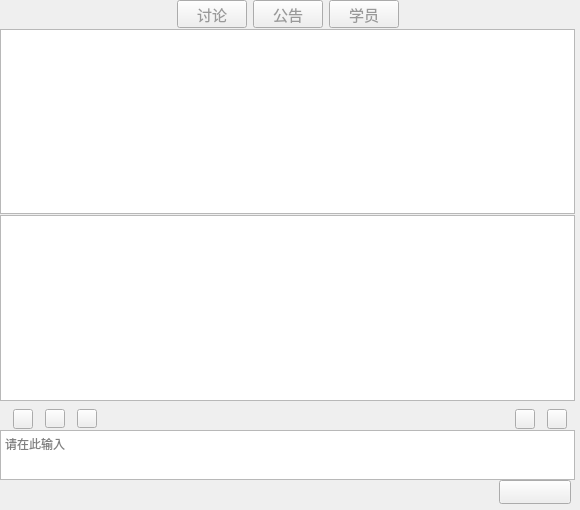
<?xml version="1.0" encoding="UTF-8"?>
<ui version="4.0">
 <class>UIChatRoom</class>
 <widget class="QWidget" name="UIChatRoom">
  <property name="geometry">
   <rect>
    <x>0</x>
    <y>0</y>
    <width>580</width>
    <height>510</height>
   </rect>
  </property>
  <property name="windowTitle">
   <string>UIChatRoom</string>
  </property>
  <layout class="QHBoxLayout" name="horizontalLayout_4">
   <property name="leftMargin">
    <number>0</number>
   </property>
   <property name="topMargin">
    <number>0</number>
   </property>
   <property name="rightMargin">
    <number>5</number>
   </property>
   <property name="bottomMargin">
    <number>5</number>
   </property>
   <item>
    <layout class="QVBoxLayout" name="verticalLayout">
     <property name="spacing">
      <number>1</number>
     </property>
     <item>
      <layout class="QHBoxLayout" name="horizontalLayout_3">
       <property name="spacing">
        <number>0</number>
       </property>
       <property name="leftMargin">
        <number>0</number>
       </property>
       <property name="topMargin">
        <number>0</number>
       </property>
       <item>
        <widget class="QWidget" name="header_widget" native="true">
         <property name="minimumSize">
          <size>
           <width>20</width>
           <height>0</height>
          </size>
         </property>
         <layout class="QHBoxLayout" name="horizontalLayout_7">
          <property name="leftMargin">
           <number>0</number>
          </property>
          <property name="topMargin">
           <number>0</number>
          </property>
          <property name="rightMargin">
           <number>0</number>
          </property>
          <property name="bottomMargin">
           <number>0</number>
          </property>
          <item>
           <spacer name="horizontalSpacer_3">
            <property name="orientation">
             <enum>Qt::Horizontal</enum>
            </property>
            <property name="sizeHint" stdset="0">
             <size>
              <width>40</width>
              <height>20</height>
             </size>
            </property>
           </spacer>
          </item>
          <item>
           <widget class="QPushButton" name="button_talk">
            <property name="sizePolicy">
             <sizepolicy hsizetype="Maximum" vsizetype="Maximum">
              <horstretch>0</horstretch>
              <verstretch>0</verstretch>
             </sizepolicy>
            </property>
            <property name="minimumSize">
             <size>
              <width>70</width>
              <height>28</height>
             </size>
            </property>
            <property name="maximumSize">
             <size>
              <width>70</width>
              <height>28</height>
             </size>
            </property>
            <property name="font">
             <font>
              <family>微软雅黑</family>
              <pointsize>11</pointsize>
             </font>
            </property>
            <property name="cursor">
             <cursorShape>PointingHandCursor</cursorShape>
            </property>
            <property name="styleSheet">
             <string notr="true">color: rgb(153, 153, 153);</string>
            </property>
            <property name="text">
             <string>讨论</string>
            </property>
            <property name="flat">
             <bool>false</bool>
            </property>
           </widget>
          </item>
          <item>
           <widget class="QPushButton" name="button_proclamation">
            <property name="sizePolicy">
             <sizepolicy hsizetype="Maximum" vsizetype="Maximum">
              <horstretch>0</horstretch>
              <verstretch>0</verstretch>
             </sizepolicy>
            </property>
            <property name="minimumSize">
             <size>
              <width>70</width>
              <height>28</height>
             </size>
            </property>
            <property name="maximumSize">
             <size>
              <width>70</width>
              <height>28</height>
             </size>
            </property>
            <property name="font">
             <font>
              <family>微软雅黑</family>
              <pointsize>11</pointsize>
             </font>
            </property>
            <property name="cursor">
             <cursorShape>PointingHandCursor</cursorShape>
            </property>
            <property name="styleSheet">
             <string notr="true">color: rgb(153, 153, 153);</string>
            </property>
            <property name="text">
             <string>公告</string>
            </property>
            <property name="flat">
             <bool>false</bool>
            </property>
           </widget>
          </item>
          <item>
           <widget class="QPushButton" name="button_studentList">
            <property name="sizePolicy">
             <sizepolicy hsizetype="Maximum" vsizetype="Maximum">
              <horstretch>0</horstretch>
              <verstretch>0</verstretch>
             </sizepolicy>
            </property>
            <property name="minimumSize">
             <size>
              <width>70</width>
              <height>28</height>
             </size>
            </property>
            <property name="maximumSize">
             <size>
              <width>70</width>
              <height>28</height>
             </size>
            </property>
            <property name="font">
             <font>
              <family>微软雅黑</family>
              <pointsize>11</pointsize>
             </font>
            </property>
            <property name="cursor">
             <cursorShape>PointingHandCursor</cursorShape>
            </property>
            <property name="styleSheet">
             <string notr="true">color: rgb(153, 153, 153);</string>
            </property>
            <property name="text">
             <string>学员</string>
            </property>
            <property name="flat">
             <bool>false</bool>
            </property>
           </widget>
          </item>
          <item>
           <spacer name="horizontalSpacer_2">
            <property name="orientation">
             <enum>Qt::Horizontal</enum>
            </property>
            <property name="sizeHint" stdset="0">
             <size>
              <width>40</width>
              <height>20</height>
             </size>
            </property>
           </spacer>
          </item>
         </layout>
        </widget>
       </item>
      </layout>
     </item>
     <item>
      <widget class="personList" name="student_list">
       <property name="styleSheet">
        <string notr="true"/>
       </property>
      </widget>
     </item>
     <item>
      <widget class="AnimatedTextBrowser" name="text_talk">
       <property name="styleSheet">
        <string notr="true">border-image: url(:/LoginWindow/images/AuxiliaryPanelBack.png);</string>
       </property>
       <property name="html">
        <string>&lt;!DOCTYPE HTML PUBLIC &quot;-//W3C//DTD HTML 4.0//EN&quot; &quot;http://www.w3.org/TR/REC-html40/strict.dtd&quot;&gt;
&lt;html&gt;&lt;head&gt;&lt;meta name=&quot;qrichtext&quot; content=&quot;1&quot; /&gt;&lt;style type=&quot;text/css&quot;&gt;
p, li { white-space: pre-wrap; }
&lt;/style&gt;&lt;/head&gt;&lt;body style=&quot; font-family:'SimSun'; font-size:9pt; font-weight:400; font-style:normal;&quot;&gt;
&lt;p style=&quot;-qt-paragraph-type:empty; margin-top:0px; margin-bottom:0px; margin-left:0px; margin-right:0px; -qt-block-indent:0; text-indent:0px;&quot;&gt;&lt;br /&gt;&lt;/p&gt;&lt;/body&gt;&lt;/html&gt;</string>
       </property>
      </widget>
     </item>
     <item>
      <widget class="QWidget" name="msgRecord" native="true">
       <widget class="myLabel" name="timeShow">
        <property name="geometry">
         <rect>
          <x>25</x>
          <y>9</y>
          <width>90</width>
          <height>20</height>
         </rect>
        </property>
        <property name="font">
         <font>
          <family>微软雅黑</family>
          <pointsize>11</pointsize>
         </font>
        </property>
        <property name="styleSheet">
         <string notr="true">color: rgb(94,209,249);</string>
        </property>
        <property name="text">
         <string/>
        </property>
        <property name="alignment">
         <set>Qt::AlignCenter</set>
        </property>
       </widget>
       <widget class="QToolButton" name="toolButton_1">
        <property name="geometry">
         <rect>
          <x>5</x>
          <y>12</y>
          <width>20</width>
          <height>16</height>
         </rect>
        </property>
        <property name="font">
         <font>
          <family>微软雅黑</family>
          <pointsize>12</pointsize>
         </font>
        </property>
        <property name="cursor">
         <cursorShape>PointingHandCursor</cursorShape>
        </property>
        <property name="styleSheet">
         <string notr="true">border-image: url(:/LoginWindow/images/left.png);</string>
        </property>
        <property name="text">
         <string/>
        </property>
       </widget>
       <widget class="QToolButton" name="toolButton_2">
        <property name="geometry">
         <rect>
          <x>115</x>
          <y>12</y>
          <width>20</width>
          <height>16</height>
         </rect>
        </property>
        <property name="font">
         <font>
          <family>微软雅黑</family>
          <pointsize>12</pointsize>
         </font>
        </property>
        <property name="cursor">
         <cursorShape>PointingHandCursor</cursorShape>
        </property>
        <property name="styleSheet">
         <string notr="true">border-image: url(:/LoginWindow/images/right.png);</string>
        </property>
        <property name="text">
         <string/>
        </property>
       </widget>
       <widget class="AnimatedTextBrowser" name="talkRecord">
        <property name="geometry">
         <rect>
          <x>0</x>
          <y>30</y>
          <width>575</width>
          <height>445</height>
         </rect>
        </property>
        <property name="styleSheet">
         <string notr="true">border-image: url(:/LoginWindow/images/AuxiliaryPanelBack.png);</string>
        </property>
        <property name="html">
         <string>&lt;!DOCTYPE HTML PUBLIC &quot;-//W3C//DTD HTML 4.0//EN&quot; &quot;http://www.w3.org/TR/REC-html40/strict.dtd&quot;&gt;
&lt;html&gt;&lt;head&gt;&lt;meta name=&quot;qrichtext&quot; content=&quot;1&quot; /&gt;&lt;style type=&quot;text/css&quot;&gt;
p, li { white-space: pre-wrap; }
&lt;/style&gt;&lt;/head&gt;&lt;body style=&quot; font-family:'SimSun'; font-size:9pt; font-weight:400; font-style:normal;&quot;&gt;
&lt;p style=&quot;-qt-paragraph-type:empty; margin-top:0px; margin-bottom:0px; margin-left:0px; margin-right:0px; -qt-block-indent:0; text-indent:0px;&quot;&gt;&lt;br /&gt;&lt;/p&gt;&lt;/body&gt;&lt;/html&gt;</string>
        </property>
       </widget>
       <widget class="QToolButton" name="toolButton_3">
        <property name="geometry">
         <rect>
          <x>520</x>
          <y>12</y>
          <width>50</width>
          <height>16</height>
         </rect>
        </property>
        <property name="font">
         <font>
          <family>微软雅黑</family>
         </font>
        </property>
        <property name="cursor">
         <cursorShape>PointingHandCursor</cursorShape>
        </property>
        <property name="styleSheet">
         <string notr="true">color: rgb(255, 255, 255);
border-image: url(:/LoginWindow/images/msgretrun.png);</string>
        </property>
        <property name="text">
         <string/>
        </property>
       </widget>
       <widget class="QCalendarWidget" name="timeWidget">
        <property name="geometry">
         <rect>
          <x>5</x>
          <y>5</y>
          <width>297</width>
          <height>221</height>
         </rect>
        </property>
        <property name="styleSheet">
         <string notr="true">border-image: url(:/LoginWindow/images/titleColor.png);</string>
        </property>
        <property name="selectionMode">
         <enum>QCalendarWidget::SingleSelection</enum>
        </property>
        <property name="horizontalHeaderFormat">
         <enum>QCalendarWidget::ShortDayNames</enum>
        </property>
        <property name="verticalHeaderFormat">
         <enum>QCalendarWidget::NoVerticalHeader</enum>
        </property>
       </widget>
      </widget>
     </item>
     <item>
      <widget class="QWidget" name="btn_widget" native="true">
       <property name="styleSheet">
        <string notr="true">border-image: url(:/LoginWindow/images/chatBar.png);</string>
       </property>
       <layout class="QHBoxLayout" name="horizontalLayout">
        <property name="spacing">
         <number>12</number>
        </property>
        <property name="leftMargin">
         <number>0</number>
        </property>
        <property name="topMargin">
         <number>6</number>
        </property>
        <property name="rightMargin">
         <number>8</number>
        </property>
        <property name="bottomMargin">
         <number>0</number>
        </property>
        <item>
         <widget class="QLabel" name="label">
          <property name="minimumSize">
           <size>
            <width>1</width>
            <height>0</height>
           </size>
          </property>
          <property name="maximumSize">
           <size>
            <width>1</width>
            <height>16777215</height>
           </size>
          </property>
          <property name="text">
           <string/>
          </property>
         </widget>
        </item>
        <item>
         <widget class="QPushButton" name="button_brow">
          <property name="sizePolicy">
           <sizepolicy hsizetype="Maximum" vsizetype="Maximum">
            <horstretch>0</horstretch>
            <verstretch>0</verstretch>
           </sizepolicy>
          </property>
          <property name="maximumSize">
           <size>
            <width>20</width>
            <height>20</height>
           </size>
          </property>
          <property name="cursor">
           <cursorShape>PointingHandCursor</cursorShape>
          </property>
          <property name="toolTip">
           <string>表情</string>
          </property>
          <property name="styleSheet">
           <string notr="true">QPushButton{border-image: url(:/LoginWindow/images/face.png)};</string>
          </property>
          <property name="text">
           <string/>
          </property>
         </widget>
        </item>
        <item>
         <widget class="QPushButton" name="pic_pushButton">
          <property name="minimumSize">
           <size>
            <width>20</width>
            <height>19</height>
           </size>
          </property>
          <property name="maximumSize">
           <size>
            <width>20</width>
            <height>19</height>
           </size>
          </property>
          <property name="cursor">
           <cursorShape>PointingHandCursor</cursorShape>
          </property>
          <property name="toolTip">
           <string>图片</string>
          </property>
          <property name="styleSheet">
           <string notr="true">QPushButton{border-image: url(:/LoginWindow/images/pic.png)};</string>
          </property>
          <property name="text">
           <string/>
          </property>
         </widget>
        </item>
        <item>
         <widget class="QPushButton" name="audio_pushButton">
          <property name="minimumSize">
           <size>
            <width>20</width>
            <height>19</height>
           </size>
          </property>
          <property name="maximumSize">
           <size>
            <width>20</width>
            <height>19</height>
           </size>
          </property>
          <property name="cursor">
           <cursorShape>PointingHandCursor</cursorShape>
          </property>
          <property name="toolTip">
           <string>语音</string>
          </property>
          <property name="styleSheet">
           <string notr="true">QPushButton{border-image: url(:/LoginWindow/images/sendaudio.png)};</string>
          </property>
          <property name="text">
           <string/>
          </property>
         </widget>
        </item>
        <item>
         <spacer name="horizontalSpacer">
          <property name="orientation">
           <enum>Qt::Horizontal</enum>
          </property>
          <property name="sizeHint" stdset="0">
           <size>
            <width>40</width>
            <height>20</height>
           </size>
          </property>
         </spacer>
        </item>
        <item>
         <widget class="QPushButton" name="button_cleanText">
          <property name="sizePolicy">
           <sizepolicy hsizetype="Maximum" vsizetype="Maximum">
            <horstretch>0</horstretch>
            <verstretch>0</verstretch>
           </sizepolicy>
          </property>
          <property name="maximumSize">
           <size>
            <width>20</width>
            <height>20</height>
           </size>
          </property>
          <property name="cursor">
           <cursorShape>PointingHandCursor</cursorShape>
          </property>
          <property name="toolTip">
           <string>清屏</string>
          </property>
          <property name="styleSheet">
           <string notr="true">QPushButton{border-image: url(:/LoginWindow/images/clearScreen.png)};</string>
          </property>
          <property name="text">
           <string/>
          </property>
         </widget>
        </item>
        <item>
         <widget class="QPushButton" name="button_notes">
          <property name="sizePolicy">
           <sizepolicy hsizetype="Maximum" vsizetype="Maximum">
            <horstretch>0</horstretch>
            <verstretch>0</verstretch>
           </sizepolicy>
          </property>
          <property name="minimumSize">
           <size>
            <width>20</width>
            <height>20</height>
           </size>
          </property>
          <property name="maximumSize">
           <size>
            <width>20</width>
            <height>20</height>
           </size>
          </property>
          <property name="cursor">
           <cursorShape>PointingHandCursor</cursorShape>
          </property>
          <property name="toolTip">
           <string>消息记录</string>
          </property>
          <property name="styleSheet">
           <string notr="true">QPushButton{border-image: url(:/LoginWindow/images/msgRecord.png)};</string>
          </property>
          <property name="text">
           <string/>
          </property>
         </widget>
        </item>
       </layout>
      </widget>
     </item>
     <item>
      <widget class="QWidget" name="send_widget" native="true">
       <layout class="QHBoxLayout" name="horizontalLayout_2" stretch="0">
        <property name="spacing">
         <number>0</number>
        </property>
        <property name="leftMargin">
         <number>0</number>
        </property>
        <property name="topMargin">
         <number>0</number>
        </property>
        <property name="rightMargin">
         <number>0</number>
        </property>
        <property name="bottomMargin">
         <number>0</number>
        </property>
        <item>
         <layout class="QVBoxLayout" name="verticalLayout_2">
          <property name="spacing">
           <number>0</number>
          </property>
          <item>
           <layout class="QHBoxLayout" name="horizontalLayout_5">
            <item>
             <widget class="AnimatedTextEdit" name="textEdit">
              <property name="sizePolicy">
               <sizepolicy hsizetype="Preferred" vsizetype="Maximum">
                <horstretch>0</horstretch>
                <verstretch>0</verstretch>
               </sizepolicy>
              </property>
              <property name="minimumSize">
               <size>
                <width>0</width>
                <height>50</height>
               </size>
              </property>
              <property name="maximumSize">
               <size>
                <width>16777215</width>
                <height>50</height>
               </size>
              </property>
              <property name="font">
               <font>
                <family>微软雅黑</family>
               </font>
              </property>
              <property name="mouseTracking">
               <bool>false</bool>
              </property>
              <property name="focusPolicy">
               <enum>Qt::StrongFocus</enum>
              </property>
              <property name="verticalScrollBarPolicy">
               <enum>Qt::ScrollBarAlwaysOff</enum>
              </property>
              <property name="html">
               <string>&lt;!DOCTYPE HTML PUBLIC &quot;-//W3C//DTD HTML 4.0//EN&quot; &quot;http://www.w3.org/TR/REC-html40/strict.dtd&quot;&gt;
&lt;html&gt;&lt;head&gt;&lt;meta name=&quot;qrichtext&quot; content=&quot;1&quot; /&gt;&lt;style type=&quot;text/css&quot;&gt;
p, li { white-space: pre-wrap; }
&lt;/style&gt;&lt;/head&gt;&lt;body style=&quot; font-family:'微软雅黑'; font-size:9pt; font-weight:400; font-style:normal;&quot;&gt;
&lt;p style=&quot;-qt-paragraph-type:empty; margin-top:12px; margin-bottom:12px; margin-left:0px; margin-right:0px; -qt-block-indent:0; text-indent:0px; font-family:'SimSun';&quot;&gt;&lt;br /&gt;&lt;/p&gt;&lt;/body&gt;&lt;/html&gt;</string>
              </property>
              <property name="placeholderText">
               <string>请在此输入</string>
              </property>
             </widget>
            </item>
           </layout>
          </item>
          <item>
           <layout class="QHBoxLayout" name="horizontalLayout_6">
            <property name="rightMargin">
             <number>4</number>
            </property>
            <item>
             <spacer name="horizontalSpacer_4">
              <property name="orientation">
               <enum>Qt::Horizontal</enum>
              </property>
              <property name="sizeHint" stdset="0">
               <size>
                <width>40</width>
                <height>20</height>
               </size>
              </property>
             </spacer>
            </item>
            <item>
             <widget class="QPushButton" name="button_sendMseeage">
              <property name="sizePolicy">
               <sizepolicy hsizetype="Maximum" vsizetype="Maximum">
                <horstretch>0</horstretch>
                <verstretch>0</verstretch>
               </sizepolicy>
              </property>
              <property name="minimumSize">
               <size>
                <width>72</width>
                <height>24</height>
               </size>
              </property>
              <property name="maximumSize">
               <size>
                <width>16777215</width>
                <height>24</height>
               </size>
              </property>
              <property name="font">
               <font>
                <family>微软雅黑</family>
                <pointsize>12</pointsize>
               </font>
              </property>
              <property name="cursor">
               <cursorShape>PointingHandCursor</cursorShape>
              </property>
              <property name="styleSheet">
               <string notr="true">border-image: url(:/LoginWindow/images/sendmessage.png);
color: rgb(255, 255, 255);</string>
              </property>
              <property name="text">
               <string/>
              </property>
             </widget>
            </item>
           </layout>
          </item>
         </layout>
        </item>
       </layout>
      </widget>
     </item>
     <item>
      <widget class="QWidget" name="proclamationWidget" native="true">
       <property name="styleSheet">
        <string notr="true"/>
       </property>
       <widget class="QTextBrowser" name="text_proclamation">
        <property name="geometry">
         <rect>
          <x>0</x>
          <y>40</y>
          <width>317</width>
          <height>275</height>
         </rect>
        </property>
        <property name="sizePolicy">
         <sizepolicy hsizetype="Maximum" vsizetype="Maximum">
          <horstretch>0</horstretch>
          <verstretch>0</verstretch>
         </sizepolicy>
        </property>
        <property name="minimumSize">
         <size>
          <width>317</width>
          <height>0</height>
         </size>
        </property>
        <property name="maximumSize">
         <size>
          <width>317</width>
          <height>1000</height>
         </size>
        </property>
        <property name="styleSheet">
         <string notr="true">border-image: url(:/LoginWindow/images/AuxiliaryPanelBack.png);</string>
        </property>
        <property name="lineWidth">
         <number>0</number>
        </property>
        <property name="openLinks">
         <bool>false</bool>
        </property>
       </widget>
       <widget class="QTextEdit" name="textEdit_2">
        <property name="geometry">
         <rect>
          <x>0</x>
          <y>0</y>
          <width>317</width>
          <height>90</height>
         </rect>
        </property>
        <property name="sizePolicy">
         <sizepolicy hsizetype="Maximum" vsizetype="Maximum">
          <horstretch>0</horstretch>
          <verstretch>0</verstretch>
         </sizepolicy>
        </property>
        <property name="maximumSize">
         <size>
          <width>320</width>
          <height>91</height>
         </size>
        </property>
        <property name="placeholderText">
         <string>请在此输入新公布内容（最多支持一百字）</string>
        </property>
       </widget>
       <widget class="QPushButton" name="button_sendMseeage_2">
        <property name="geometry">
         <rect>
          <x>120</x>
          <y>0</y>
          <width>80</width>
          <height>25</height>
         </rect>
        </property>
        <property name="font">
         <font>
          <family>微软雅黑</family>
         </font>
        </property>
        <property name="cursor">
         <cursorShape>PointingHandCursor</cursorShape>
        </property>
        <property name="styleSheet">
         <string notr="true">color: rgb(255, 255, 255);
border-image: url(:/LoginWindow/images/chatBtnColor.png);</string>
        </property>
        <property name="text">
         <string>+发布公告</string>
        </property>
       </widget>
       <widget class="QPushButton" name="button_sendMseeage_3">
        <property name="enabled">
         <bool>false</bool>
        </property>
        <property name="geometry">
         <rect>
          <x>260</x>
          <y>90</y>
          <width>57</width>
          <height>21</height>
         </rect>
        </property>
        <property name="font">
         <font>
          <family>微软雅黑</family>
         </font>
        </property>
        <property name="styleSheet">
         <string notr="true">border-image: url(:/LoginWindow/images/fabu.png);</string>
        </property>
        <property name="text">
         <string/>
        </property>
       </widget>
       <widget class="QPushButton" name="button_sendMseeage_cancel">
        <property name="enabled">
         <bool>true</bool>
        </property>
        <property name="geometry">
         <rect>
          <x>203</x>
          <y>90</y>
          <width>57</width>
          <height>21</height>
         </rect>
        </property>
        <property name="font">
         <font>
          <family>微软雅黑</family>
         </font>
        </property>
        <property name="styleSheet">
         <string notr="true">border-image: url(:/LoginWindow/images/cancel.png);</string>
        </property>
        <property name="text">
         <string/>
        </property>
       </widget>
      </widget>
     </item>
    </layout>
   </item>
  </layout>
 </widget>
 <layoutdefault spacing="6" margin="11"/>
 <customwidgets>
  <customwidget>
   <class>AnimatedTextEdit</class>
   <extends>QTextEdit</extends>
   <header>animatedtextedit.h</header>
  </customwidget>
  <customwidget>
   <class>AnimatedTextBrowser</class>
   <extends>QTextBrowser</extends>
   <header>animatedtextbrowser.h</header>
  </customwidget>
  <customwidget>
   <class>personList</class>
   <extends>QListWidget</extends>
   <header>personlist.h</header>
  </customwidget>
  <customwidget>
   <class>myLabel</class>
   <extends>QLabel</extends>
   <header>mylabel.h</header>
  </customwidget>
 </customwidgets>
 <resources>
  <include location="loginwindow.qrc"/>
 </resources>
 <connections/>
</ui>
